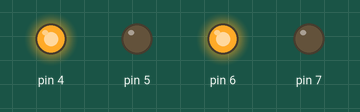
The sketch below on a simulated Arduino Uno, built with avr-gcc and run on an emulated ATmega328P. On the bench: output pins drawn as LEDs (lit = HIGH).

Above: at 1.5 s.
At 4.5 s:
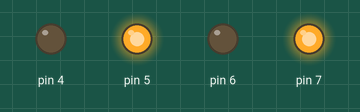
Timing chart, 0 to 7.8 s (numbered marks = the images above):
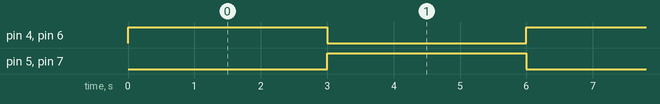

The sketch:

code_of_task_2.1___2.3_.ino
```cpp
void setup()
{
  pinMode(4, OUTPUT);
  pinMode(5, OUTPUT);
  pinMode(6, OUTPUT);
  pinMode(7, OUTPUT);
}

void loop()
{ //clockwise M1
  digitalWrite(4, HIGH);digitalWrite(5, LOW);
   digitalWrite(6, HIGH);digitalWrite(7, LOW);
  delay(3000);
  //anticlockwise M1
  digitalWrite(4, LOW);digitalWrite(5, HIGH);
    digitalWrite(6, LOW);digitalWrite(7, HIGH);
  delay(3000);


}
 
```

Measured:
- by itself, pin 4–7: alternates HIGH for 3.0 s and LOW for 3.0 s
